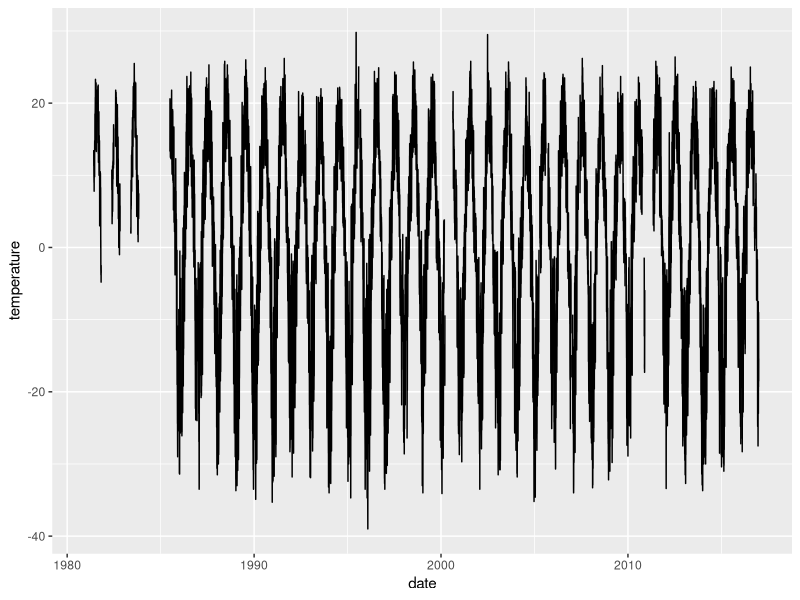

Recreate this plot in R.
## ---- chunk 1
library(tidyverse)
library(lubridate)
## ---- chunk 2
weather=read_csv("BR 1905-2016.csv")
weather
## ---- chunk 3
weather %>% gather(day,temperature,d1:d31)
## ---- chunk 4
weather %>% gather(day,temperature,d1:d31) %>% 
  mutate(day=parse_number(day)) 
## ---- chunk 5
weather %>% gather(day,temperature,d1:d31) %>% 
  mutate(day=parse_number(day)) %>% 
  unite(text_date,year,month,day)
## ---- chunk 6
weather %>% gather(day,temperature,d1:d31) %>% 
  mutate(day=parse_number(day)) %>% 
  unite(text_date,year,month,day) %>% 
  mutate(date=ymd(text_date)) -> weather2
weather2
## ---- chunk 7
weather2 %>% select(-text_date) %>% 
  mutate(temperature=ifelse(temperature<(-5000),NA,temperature)) %>% 
  arrange(date) -> weather3
weather3
## ---- chunk 8
weather3 %>% count(is.na(temperature))
## ---- chunk 9
weather3 %>% 
  filter(date>="1981-01-01") %>% 
  ggplot(aes(x=date,y=temperature))+geom_line()
## ---- chunk 10
weather3 %>% 
  filter(between(year(date),1981,2010)) %>% 
  filter(month(date) >=10) %>% 
  filter(!is.na(temperature)) -> weather4
weather4
